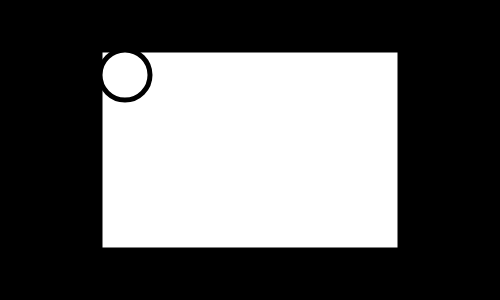
Frame 1 (no input)
Frame 60 (no input): identical to frame 1, image omitted
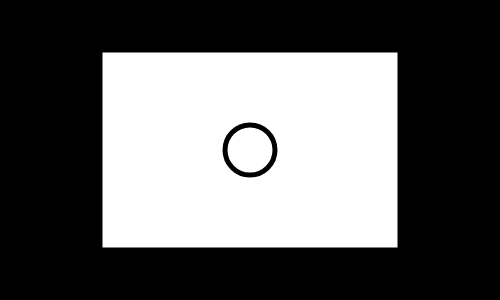
Frame 120 (the mouse pressed at the canvas centre since frame 60)

The p5.js sketch that drew these frames (run headless with seeded random() and noise() and a simulated clock; from frame 60 on, the mouse is pressed at the canvas centre):

// p5.js sketch
// ── sketch.js
function setup(){createCanvas(0x1f4,0x12c);}function draw(){background(0x0);strokeWeight(0x5);rectMode(CENTER);rect(width/0x2,height/0x2,0x12c,0xc8);var _0x380fc3=constrain(mouseX,width/0x2-0x7d,width/0x2+0x7d);var _0x5f3d98=constrain(mouseY,height/0x2-0x4b,height/0x2+0x4b);ellipse(_0x380fc3,_0x5f3d98,0x32,0x32);}
// ── nob.js
function setup() {
  createCanvas(500, 300);
}

function draw() {
  background(0);
  strokeWeight(5);
  
  
  rectMode(CENTER);
  rect(width/2,height/2,300,200);
  
  
  //strokeWeight(2);
  var x = constrain(mouseX,width/2-125,width/2+125);
  var y = constrain(mouseY,height/2-75,height/2+75);
  ellipse(x,y,50,50);
}
